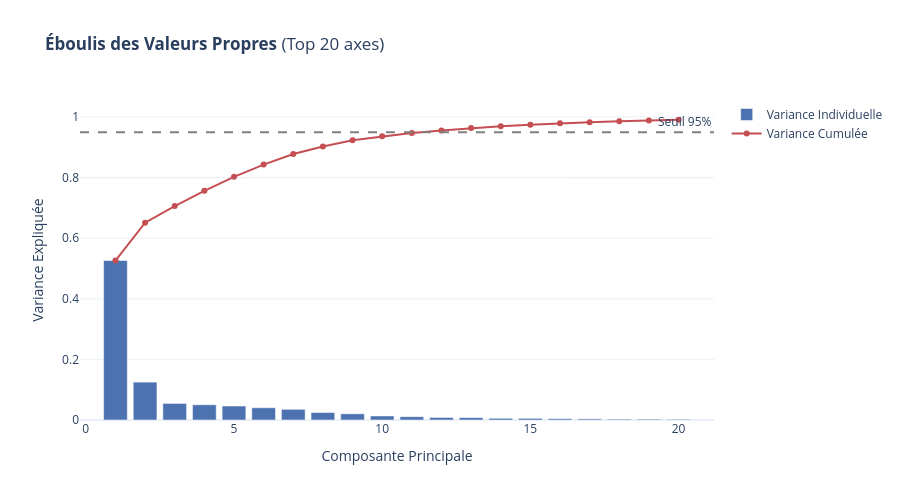

Here is the notebook cell this chart was saved with:
### Markdown cell above
Notre base de données a déjà été encodée et normalisée(stockée dans X)On va directement commencer par l'ACP

### Code cell
df=X.copy()
feature_names=df.columns.tolist()
# CALCUL DE L'ACP
pca = PCA(n_components=None, random_state=42)
pca.fit(df)
X_pca = pca.transform(df) 
# Calcul des coordonnées
loadings = pca.components_.T * np.sqrt(pca.explained_variance_)
# VISUALISATION 1
cum_var = np.cumsum(pca.explained_variance_ratio_)

fig_scree = go.Figure()
# Barres (Variance individuelle)
fig_scree.add_trace(go.Bar(
    x=list(range(1, 21)), # On affiche les 20 premiers axes
    y=pca.explained_variance_ratio_[:20],
    name='Variance Individuelle',
    marker_color='#4c72b0'
))
# Ligne (Variance cumulée)
fig_scree.add_trace(go.Scatter(
    x=list(range(1, 21)),
    y=cum_var[:20],
    name='Variance Cumulée',
    mode='lines+markers',
    marker_color='#c44e52'
))
# Seuil 95%
fig_scree.add_hline(y=0.95, line_dash="dash", line_color="gray", annotation_text="Seuil 95%")

fig_scree.update_layout(
    title='<b>Éboulis des Valeurs Propres</b> (Top 20 axes)',
    xaxis_title='Composante Principale',
    yaxis_title='Variance Expliquée',
    template='plotly_white',
    height=500
)

fig_scree.show()

### Figure 1 — Plotly figure (JSON) as saved in the notebook; plotly's stock layout.template omitted (floating-point values rounded to 4 significant figures)
{"data": [{"marker": {"color": "#4c72b0"}, "name": "Variance Individuelle", "type": "bar", "x": [1, 2, 3, 4, 5, 6, 7, 8, 9, 10, 11, 12, 13, 14, 15, 16, 17, 18, 19, 20], "y": [0.5262, 0.125, 0.05464, 0.05031, 0.04615, 0.04046, 0.03518, 0.02466, 0.02042, 0.0133, 0.01089, 0.008321, 0.007809, 0.005713, 0.005496, 0.004558, 0.003751, 0.002857, 0.002747, 0.00234]}, {"marker": {"color": "#c44e52"}, "mode": "lines+markers", "name": "Variance Cumulée", "type": "scatter", "x": [1, 2, 3, 4, 5, 6, 7, 8, 9, 10, 11, 12, 13, 14, 15, 16, 17, 18, 19, 20], "y": [0.5262, 0.6513, 0.7059, 0.7562, 0.8024, 0.8429, 0.878, 0.9027, 0.9231, 0.9364, 0.9473, 0.9556, 0.9634, 0.9691, 0.9746, 0.9792, 0.983, 0.9858, 0.9886, 0.9909]}], "layout": {"annotations": [{"showarrow": false, "text": "Seuil 95%", "x": 1, "xanchor": "right", "xref": "x domain", "y": 0.95, "yanchor": "bottom", "yref": "y"}], "height": 500, "shapes": [{"line": {"color": "gray", "dash": "dash"}, "type": "line", "x0": 0, "x1": 1, "xref": "x domain", "y0": 0.95, "y1": 0.95, "yref": "y"}], "title": {"text": "<b>Éboulis des Valeurs Propres</b> (Top 20 axes)"}, "xaxis": {"title": {"text": "Composante Principale"}}, "yaxis": {"title": {"text": "Variance Expliquée"}}}}
